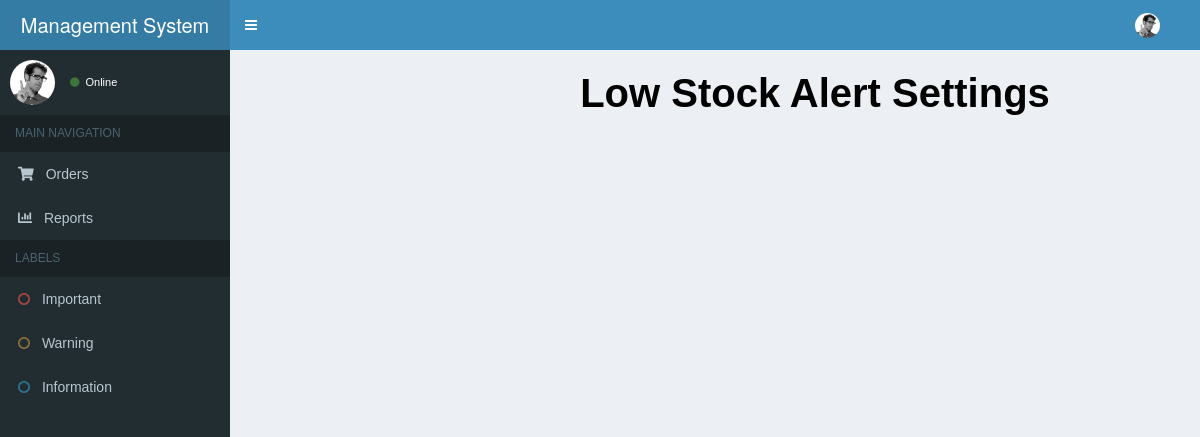
/settings/, run on an earlier commit of the app's database.
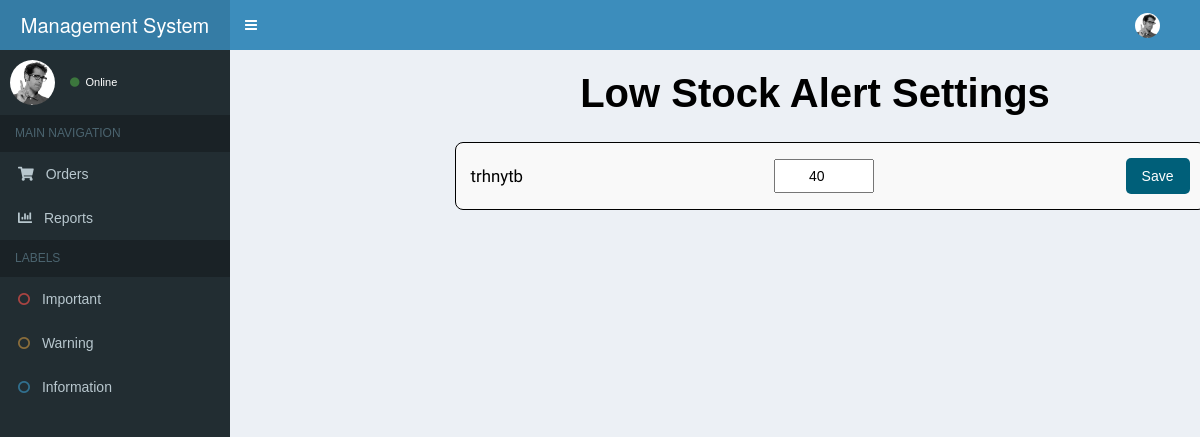
And on a later commit of the database.
### managment/models.py (models this page shows, shortened)
class Inventory(models.Model):
    product = models.ForeignKey(Product, on_delete=models.CASCADE, related_name='inventory')
    location = models.CharField(max_length=255)
    stock_level = models.IntegerField()
    low_stock_alert = models.IntegerField(default=10)  # Default alert threshold

class Product(models.Model):
    name = models.CharField(max_length=255)
    sku = models.CharField(max_length=50, unique=True)
    description = models.TextField()
    price = models.DecimalField(max_digits=10, decimal_places=2)
    supplier = models.ForeignKey(Supplier, on_delete=models.CASCADE, related_name='products')

### managment/views.py (the view, shortened to what this page needs)
# urls.py: path('settings/', views.settings , name="settings"),
def settings(request):
    inventory = Inventory.objects.all()
    return render(request, "settings.html", {"inventory": inventory})

### managment/context_processor.py (called while the page is built)
def global_variables(request):
    num = 0
    inventory = Inventory.objects.all()
    for item in inventory:
        if item.stock_level <= item.low_stock_alert:
            num += 1
    return{"num" : num}

### managment/templates/settings.html (shortened to what this page needs)
{% extends 'base.html' %}
{% load static %}
{% block body %}
<!DOCTYPE html>
<html lang="en">
<head>
</head>
<div class="content-wrapper">
    <section class="content">
      <div class="row">
        <div class="container">
            <div class="title">
                Low Stock Alert Settings
            </div>
            <form method = "POST" style="padding-left: 150px">
                <div class="settings-container">
                    {% for item in inventory %}
                        <div class="product-setting">
                            <h2>{{item.product.name}}</h2>
                            <input type="number" name="lowstock_{{ item.id }}" value="{{ item.low_stock_alert }}" placeholder="Threshold" />
                            <button type="submit" class="save-button">Save</button>
                        </div>
                    {% endfor %}
                </div>
            </form>
        </div>
      </div>
    </section>
</div>
{% endblock body %}

What changed in the data, as far as the page shows it:
added Inventory: product.name "trhnytb", low_stock_alert "40"
